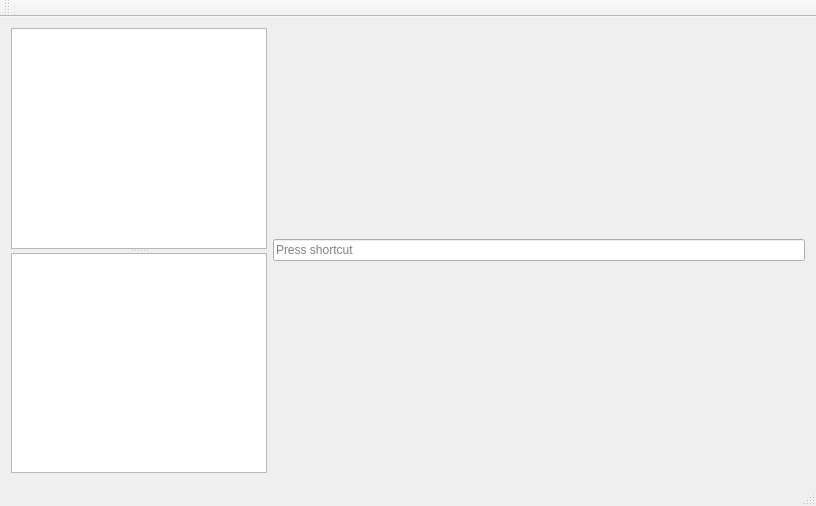
<?xml version="1.0" encoding="UTF-8"?>
<ui version="4.0">
 <class>MainWindow</class>
 <widget class="QMainWindow" name="MainWindow">
  <property name="geometry">
   <rect>
    <x>0</x>
    <y>0</y>
    <width>816</width>
    <height>506</height>
   </rect>
  </property>
  <property name="windowTitle">
   <string>MainWindow</string>
  </property>
  <widget class="QWidget" name="centralWidget">
   <layout class="QGridLayout" name="gridLayout">
    <item row="0" column="0">
     <widget class="QSplitter" name="splitter">
      <property name="orientation">
       <enum>Qt::Vertical</enum>
      </property>
      <widget class="QTextEdit" name="textEdit"/>
      <widget class="QPlainTextEdit" name="plainTextEdit"/>
     </widget>
    </item>
    <item row="0" column="1">
     <widget class="QKeySequenceEdit" name="keySequenceEdit"/>
    </item>
   </layout>
  </widget>
  <widget class="QMenuBar" name="menuBar">
   <property name="geometry">
    <rect>
     <x>0</x>
     <y>0</y>
     <width>816</width>
     <height>23</height>
    </rect>
   </property>
  </widget>
  <widget class="QToolBar" name="mainToolBar">
   <attribute name="toolBarArea">
    <enum>TopToolBarArea</enum>
   </attribute>
   <attribute name="toolBarBreak">
    <bool>false</bool>
   </attribute>
  </widget>
  <widget class="QStatusBar" name="statusBar"/>
 </widget>
 <layoutdefault spacing="6" margin="11"/>
 <resources/>
 <connections/>
</ui>
